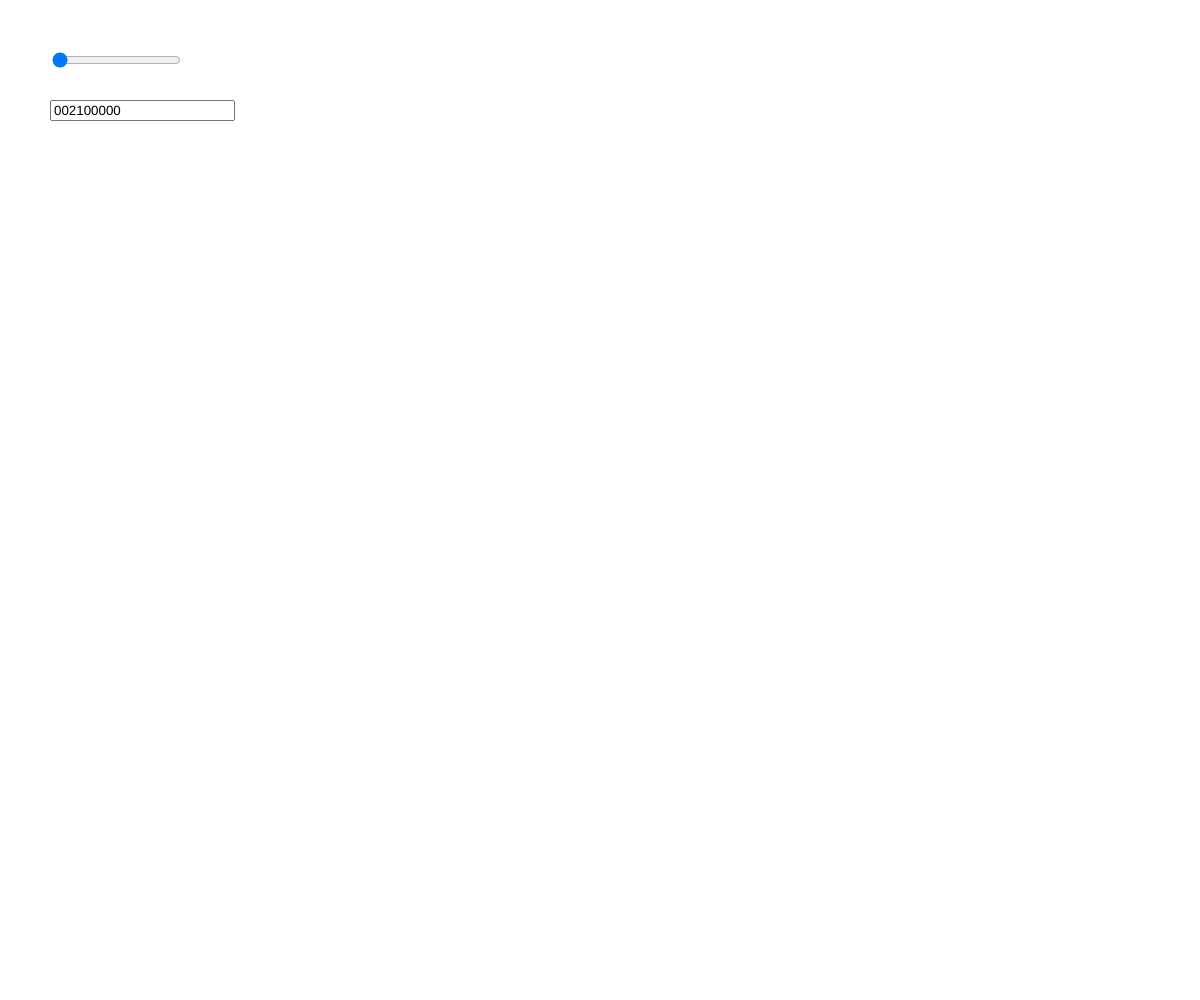
Frame 1 (no input)
Frame 60 (no input): identical to frame 1, image omitted
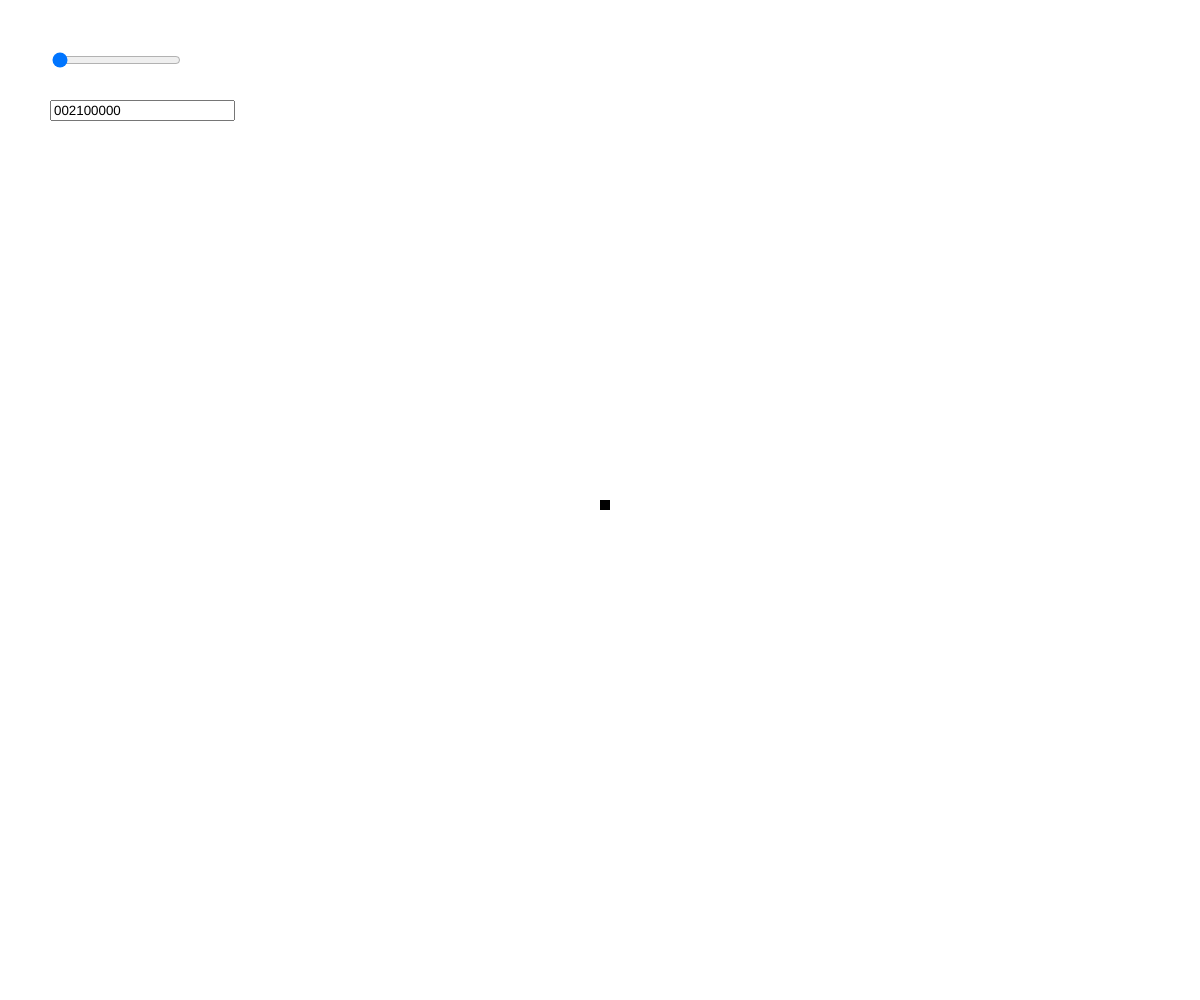
Frame 120 (the mouse pressed at the canvas centre since frame 60)

The p5.js sketch that drew these frames (run headless with seeded random() and noise() and a simulated clock; from frame 60 on, the mouse is pressed at the canvas centre):

// p5.js sketch
// ── sketch.js
var img,
  board,
  pause = false;

var rule = "002100000"
//212222222
//002100000
var speed;
function setup() {
  ruleSeter = createInput("002100000");
  ruleSeter.position(50,100)
  speed = createSlider(1, 60,1);
  speed.position(50,50)
  createCanvas(windowWidth, windowHeight);
  let w = floor(width / 10),
    h = floor(height / 10);
  console.log();
  img = new p5.Image(w, h);
  img.loadPixels();

  board = new Board(w, h);
  for (let i = 0; i < img.width; i++) {
    for (let j = 0; j < img.height; j++) {
      board.game[i][j] = random() > 2;
    }
  }

  noSmooth();
  // noLoop();
}

function draw() {
  rule = ruleSeter.value();
  if (round(frameCount % speed.value()) === 0 && !pause) {
    board.update(rule);
    render(img, board);
    img.updatePixels();
    image(img, 0, 0, width, height);
  }
  if (mouseIsPressed) {
    let x = round(map(mouseX, 0, width, 0, img.width)),
      y = round(map(mouseY, 0, height, 0, img.height));

    board.game[x][y] = true;
    render(img, board);
    img.updatePixels();
    image(img, 0, 0, width, height);
  }
}
function keyPressed() {
  if (pause) {
    pause = false;
  } else {
    pause = true;
  }
}
function render(img, board) {
  for (let i = 0; i < img.width; i++) {
    for (let j = 0; j < img.height; j++) {
      var col;
      if (board.game[i][j]) {
        col = color(0);
      } else {
        col = color(255);
      }
      const a = (i + j * img.width) * 4;
      img.pixels[a] = col.levels[0];
      img.pixels[a + 1] = col.levels[1];
      img.pixels[a + 2] = col.levels[2];
      img.pixels[a + 3] = col.levels[3];
    }
  }
}
class Board {
  constructor(w, h) {
    this.game = [];
    for (let i = 0; i < w; i++) {
      this.game[i] = [];
      for (let j = 0; j < h; j++) {
        this.game[i][j] = false;
      }
    }
  }
  update(rule) {
    var Copy = [];
    this.game.forEach((item, id) => {
      Copy[id] = [];
      item.forEach((it,i)=>{Copy[id][i] = it});
    });
    let w = Copy.length,
      h = Copy[0].length;
    //loop through all cells
    for (let i = 0; i < w; i++) {
      for (let j = 0; j < h; j++) {
        let nc = 0;
        //get count
        const ison = (x, y) => {
          if (Copy[i + x]) {
            if (Copy[i + x][j + y] === undefined) {
              return 0;
            } else {
              return Copy[i + x][j + y] + 0;
            }
          } else {
            return 0;
          }
        };

        nc += ison(0, 1);
        nc += ison(0, -1);
        nc += ison(1, 0);
        nc += ison(-1, 0);
        nc += ison(1, 1);
        nc += ison(-1, 1);
        nc += ison(1, -1);
        nc += ison(-1, -1);

        const become = rule[nc];

        if (become == 0) {
          this.game[i][j] = false;
        }
        if (become == 1) {
          this.game[i][j] = true;
        }
      }
    }
    // console.log((Copy === this.game));
  }
}
